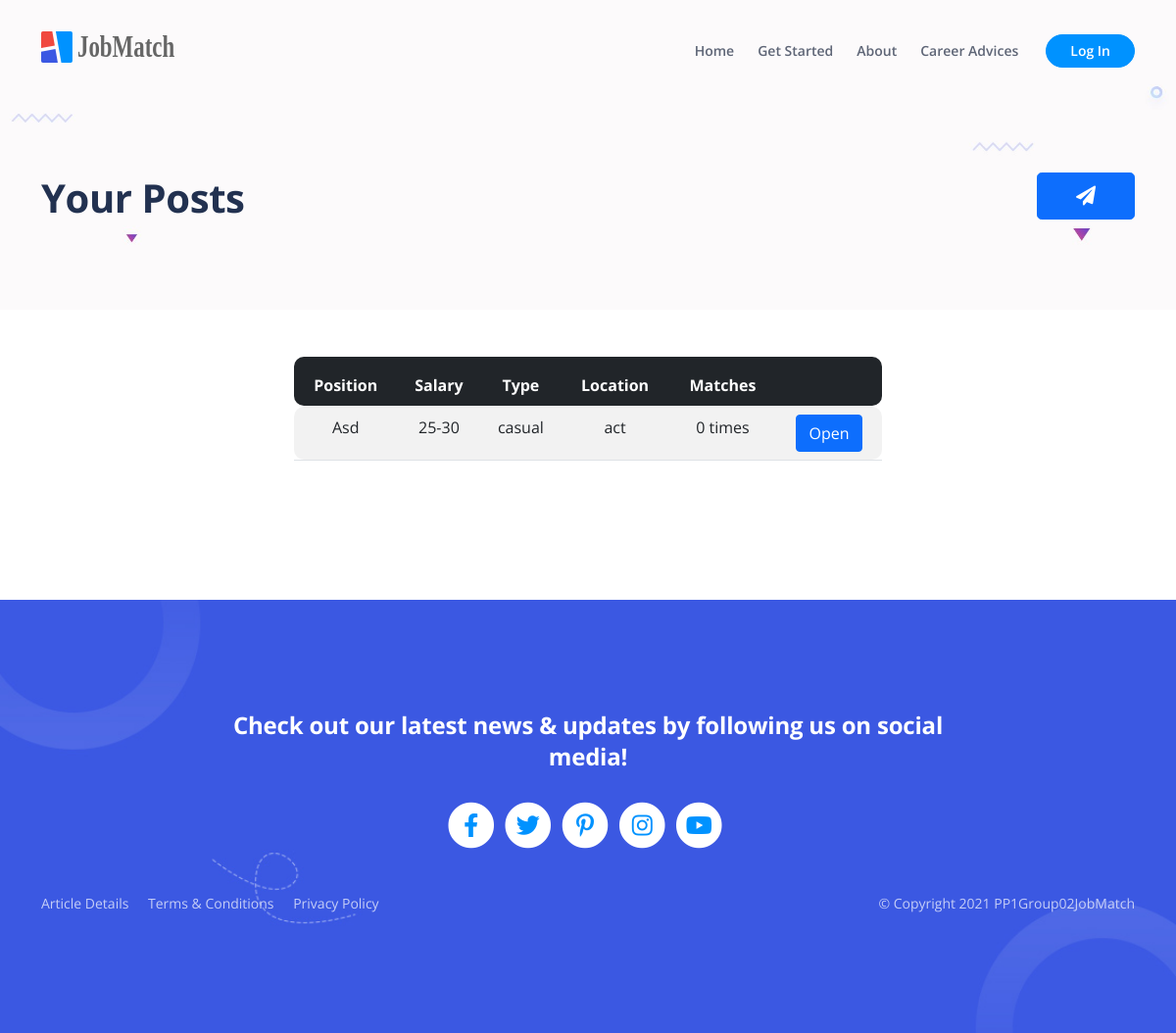
The page /view/employer_post.php (signed in) on the database its author committed.
### tables this page shows
CREATE TABLE `jobpost` (
  `id` int(11) NOT NULL,
  `position` text NOT NULL,
  `salary` text NOT NULL,
  `type` text NOT NULL,
  `description` text NOT NULL,
  `requirements` text NOT NULL,
  `location` text NOT NULL,
  `employer` text NOT NULL,
  `contact` text NOT NULL,
  `date` timestamp NOT NULL DEFAULT current_timestamp()
);

### controller/matchmaking_controller.php (called while the page is built, shortened)
<?php
class MatchmakingController {
    public function getJobPosts($username){
        require_once '../model/matchmaking_model.php';
        include '../model/db_connection.php';
        $mmm = new MatchmakingModel();
        return $mmm->getJobPosts($db, $username);
    }
}

### model/matchmaking_model.php (called while the page is built, shortened)
<?php
class MatchmakingModel{
	public function getJobPosts($db, $username){
		require_once '../model/job_object.php';
		$jobposts = array();
		$query = "SELECT * FROM jobpost WHERE employer='$username'";
		$result = $db->query($query) or die(mysqli_error($db));
		$numResults = $result->num_rows;
		for ($i = 0; $i < $numResults; $i++) {
			$row = $result->fetch_assoc();
			$jobID=$row['id'];
			$result2 = $db->query("SELECT COUNT(*) as totalmatches FROM jobmatch WHERE jobPostID='$jobID'");
			$row2 = $result2->fetch_assoc();
			$countMatch = $row2['totalmatches'];
			$jobposts[$i] = new EmpJobPost($row['id'], $row['position'], $row['salary'], $row['type'], $row['description'], $row['requirements'], $row['location'], $row['contact'], $countMatch);
		}
		return $jobposts;
	}
}

### model/job_object.php (called while the page is built, shortened)
<?php
class EmpJobPost{
    public function __construct($id, $position, $salary, $type, $description, $requirement, $location, $contact, $matches) {
        $this->position = $position;
        $this->salary = $salary;
        $this->type = $type;
        $this->location = $location;
        $this->matches = $matches;
    }
}
?>

### view/employer_post.php (the view, shortened to what this page needs)
<!DOCTYPE html>
<html lang="en">
<head>
    <?php
    require_once("component/header.php");
    ?>
</head>
<body class="text-center">
    <?php
    require_once("component/navbar.php");
    ?>
    <header class="ex-header">
        <div class="container">
            <div class="row">
                <div class="col-8 text-start">
                    <h1>Your Posts</h1>
                </div>
                <div class="col-4 text-end">
                    <button id="newPostBtn" style="width:100px;" class="btn btn-primary btn-lg" type="submit" onclick="showNewPostForm()"><i class="fa fa-paper-plane" aria-hidden="true"></i></button>
                </div>
            </div>
        </div>
    </header>
    <div class="col-md-6 offset-md-3 mt-5 mb-5" style="min-height: 200px;">
        <?php
        require_once '../controller/matchmaking_controller.php';
        $sc = new SessionController();
        $mmc = new MatchmakingController();
        $jobposts = $mmc->getJobPosts($sc->getUserName());
        if(count($jobposts) < 1){
            echo "<h3>You don't have any post yet.</h3> <small>To make a new post, click on the <i class='fa fa-paper-plane' aria-hidden='true'></i> button and fill in the job details</small>";
        }else{
            function createOpenButton($hiddenName, $hiddenValue, $buttonText, $actionPage){
                echo "<td>";
                echo "  <form action=$actionPage method=\"GET\">";
                echo "      <button type=\"submit\" class=\"btn btn-primary\">$buttonText</button>";
                echo "  </form>";
                echo "</td>";
            }
                echo "<table class='table table-striped'>";
                echo "            <thead style='height: 50px;' class='table-dark'>";
                echo "                <tr>";
                echo "                    <th scope='col'>Position</th>";
                echo "                    <th scope='col'>Salary</th>";
                echo "                    <th scope='col'>Type</th>";
                echo "                    <th scope='col'>Location</th>";
                echo "                    <th scope='col'>Matches</th>";
                echo "                    <th scope='col'></th>";
                echo "                </tr>";
                echo "            </thead>";
                echo "            <tbody>";
            foreach ($jobposts as $post) {
                echo "                <tr>";
                echo "                    <td scope='row'>$post->position</td>";
                echo "                    <td scope='row'>$post->salary</td>";
                echo "                    <td scope='row'>$post->type</td>";
                echo "                    <td scope='row'>$post->location</td>";
                echo "                    <td scope='row'>$post->matches times</td>";
                createOpenButton('open', $post->id, 'Open', 'post.php');
                echo "                </tr>";
            }
                echo "            </tbody>";
                echo "            </table>";
        }
        ?>
    </div>
    <?php
    require_once("component/footer.php");
    ?>
</body>
</html>

### css/styles.css (style rules this page uses)
body, html { width: 100%; height: 100%; }
body, p { color: #5e6576; font: 400 1rem/1.625rem "Open Sans", sans-serif; }
h1 { color: #223150; font-weight: 700; font-size: 2.5rem; line-height: 3.25rem; letter-spacing: -0.4px; }
.ex-header { padding-top: 8rem; padding-bottom: 4em; background: url('../images/header-background.jpg') repeat-x scroll top transparent; width: 100%; background-size: 100%; overflow: hidden; }
.ex-header { padding-top: 9rem; padding-bottom: 5rem; background-color: #fcfafb; }
@media (min-width: 1200px) { .container { max-width: 1140px; } }
@media (min-width: 1200px) { td:first-child, th:first-child { border-radius: 10px 0 0 10px; } }
@media (min-width: 1200px) { td:last-child, th:last-child { border-radius: 0 10px 10px 0; } }

### rows shown on the page
jobpost: position "Asd", salary "25-30", type "casual", location "act", matches "0"
